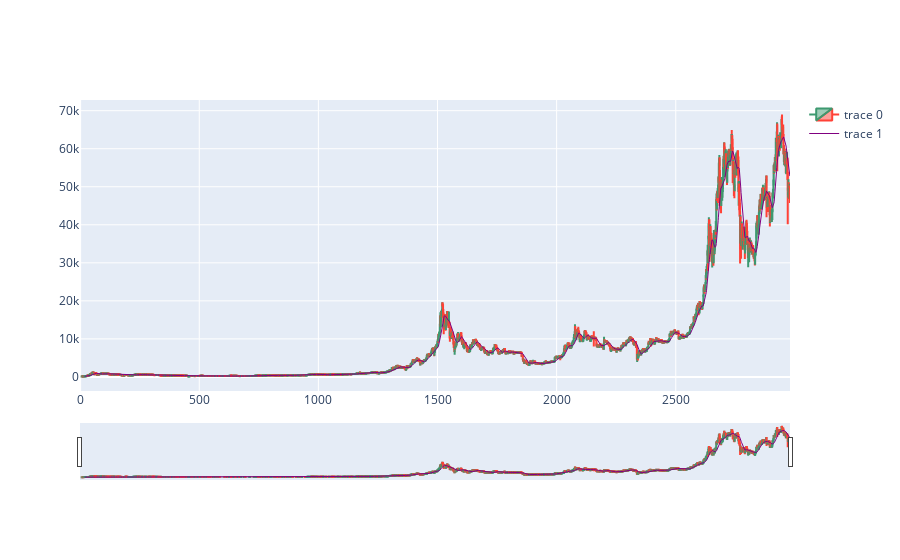
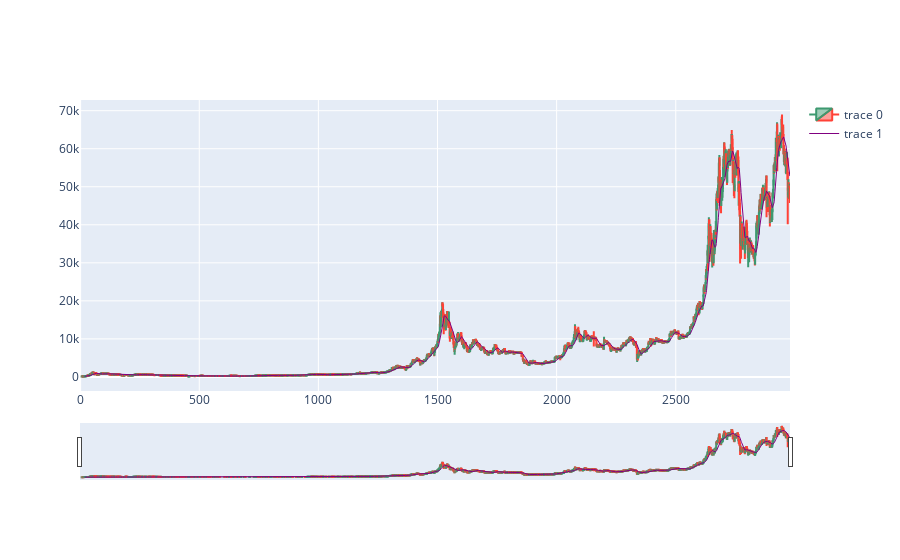

The code cell stored with these charts, in order, in its notebook:
### Code cell
# note: OHLC API endpoint returns 720 rows only.
# ohlc[0].to_csv('./data/BTCGBP_latest.csv')
# print(ohlc[0])

# adding 20SMA (simple moving average, 20 days)
out_df['20 SMA'] = out_df['close'].rolling(20).mean()

# plot
fig = go.Figure(data=[go.Candlestick(x = out_df.index,
                                    open = out_df['open'],
                                    high = out_df['high'],
                                    low = out_df['low'],
                                    close = out_df['close'],
                                    ),
                     go.Scatter(x=out_df.index, y=out_df['20 SMA'], line=dict(color='purple', width=1))])

fig.show()

### Figure 1 — Plotly figure (JSON) as saved in the notebook; plotly's stock layout.template omitted (floating-point values rounded to 4 significant figures; data arrays with more than 128 entries replaced by an {"elided": "..."} marker saying what was removed)
{"data": [{"close": {"elided": "2980 float values"}, "high": {"elided": "2980 float values"}, "low": {"elided": "2980 float values"}, "open": {"elided": "2980 float values"}, "type": "candlestick", "x": {"elided": "2980 int values"}}, {"line": {"color": "purple", "width": 1}, "type": "scatter", "x": {"elided": "2980 int values"}, "y": {"elided": "2980 float values"}}], "layout": {}}

### Figure 2 — Plotly figure (JSON) as saved in the notebook; plotly's stock layout.template omitted (floating-point values rounded to 4 significant figures; data arrays with more than 128 entries replaced by an {"elided": "..."} marker saying what was removed)
{"data": [{"close": {"elided": "2980 float values"}, "high": {"elided": "2980 float values"}, "low": {"elided": "2980 float values"}, "open": {"elided": "2980 float values"}, "type": "candlestick", "x": {"elided": "2980 int values"}}, {"line": {"color": "purple", "width": 1}, "type": "scatter", "x": {"elided": "2980 int values"}, "y": {"elided": "2980 float values"}}], "layout": {}}
